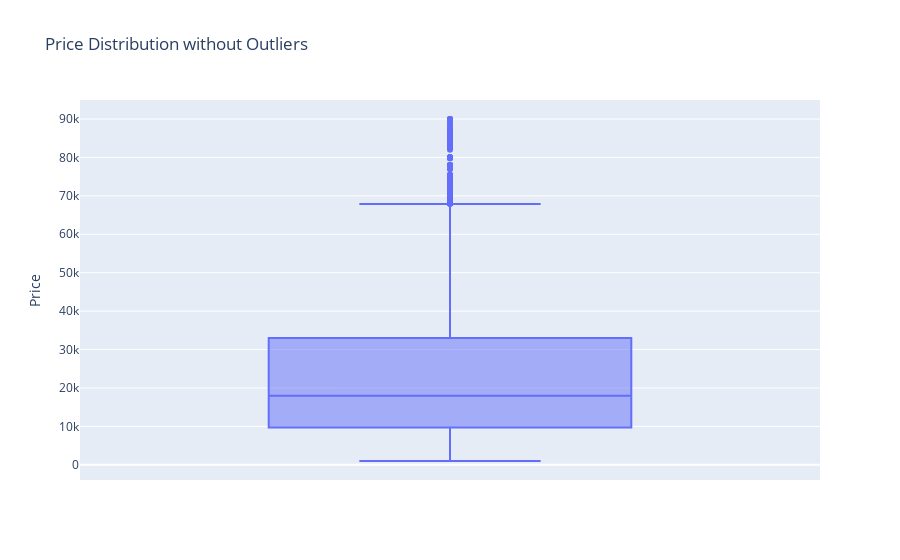

Source (notebook cell):
### Code cell
fig = px.box(df, y='price', title='Price Distribution without Outliers')
fig.update_layout(yaxis_title='Price')
fig.show()

### Figure 1 — Plotly figure (JSON) as saved in the notebook; plotly's stock layout.template omitted (floating-point values rounded to 4 significant figures; data arrays with more than 128 entries replaced by an {"elided": "..."} marker saying what was removed)
{"data": [{"alignmentgroup": "True", "hovertemplate": "price=%{y}<extra></extra>", "legendgroup": "", "marker": {"color": "#636efa"}, "name": "", "notched": false, "offsetgroup": "", "orientation": "v", "showlegend": false, "type": "box", "x0": " ", "xaxis": "x", "y": {"elided": "7759 int values"}, "y0": " ", "yaxis": "y"}], "layout": {"boxmode": "group", "legend": {"tracegroupgap": 0}, "title": {"text": "Price Distribution without Outliers"}, "xaxis": {"anchor": "y", "domain": [0, 1]}, "yaxis": {"anchor": "x", "domain": [0, 1], "title": {"text": "Price"}}}}
